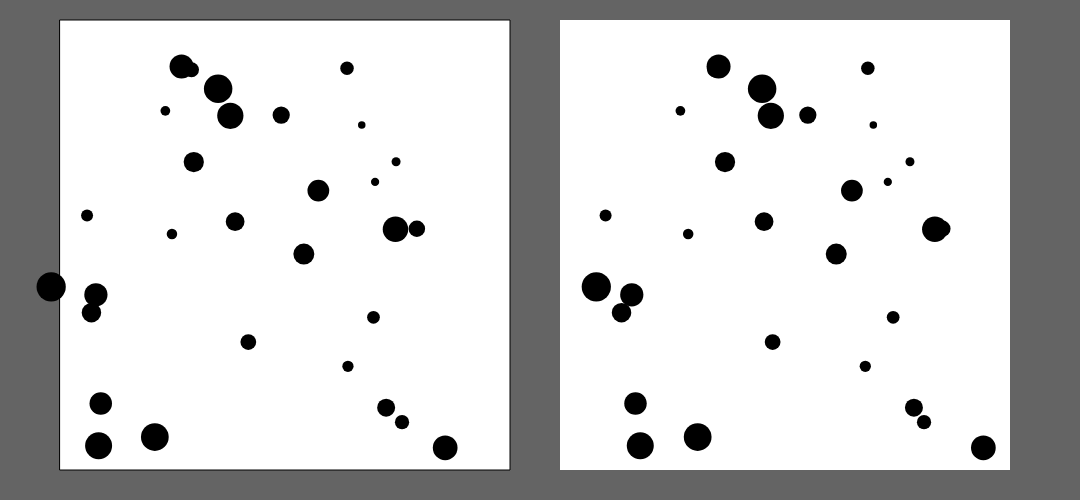
Frame 1 (no input)
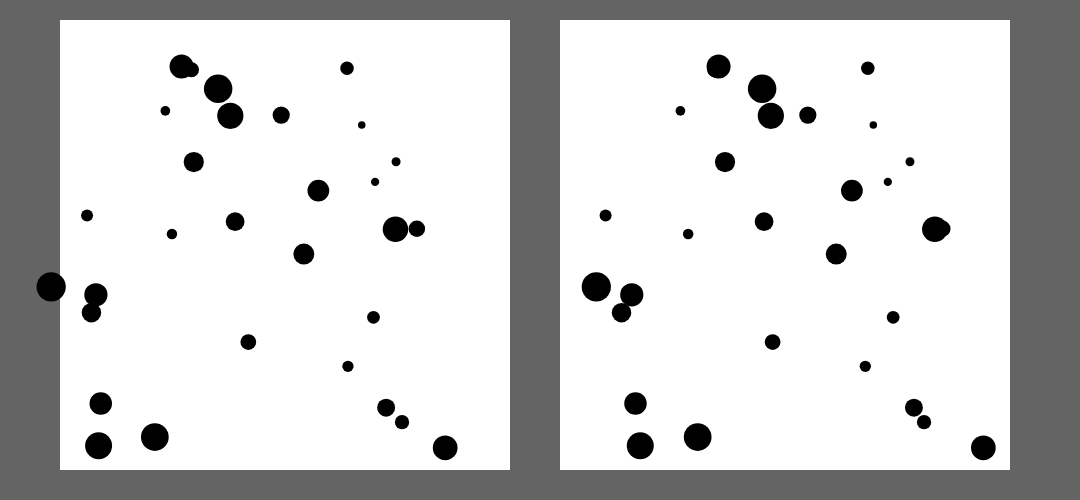
Frame 60 (no input)
Frame 120 (the mouse pressed at the canvas centre since frame 60): identical to frame 60, image omitted

The p5.js sketch that drew these frames (run headless with seeded random() and noise() and a simulated clock; from frame 60 on, the mouse is pressed at the canvas centre):

// p5.js sketch
// ── sketch.js
let frame;


function setup(){
	createCanvas(1080,500);
	frame = new img(450,450,0,20);

}

function draw(){
	background(100);
	frame.display(60);
	frame.display(560);
}


function img(W,H,X,Y){
	this.ball = [];
	this.x = X;
	this.y = Y;
	this.w = W;
	this.h = H;

	for(i=0;i<30;i++){
		this.ball.push(new Ball(random(X+20,X+W-20),random(Y+20,Y+H-20),map(i,0,30,0.25,1)));
	}

	this.display = function(X){
		fill(255);
		rect(X,this.y,this.w,this.h);
		fill(0);
		noStroke();
		for(i=0;i<30;i++){
			this.ball[i].display(X);
		}
	}

	function Ball(X,Y,D){
		this.depth = D;
		this.x = X;
		this.y = Y;
		this.s = 30*this.depth;
		
		this.display = function(x){
			this.off = map(x,0,width,-50,50)*this.depth; 
			ellipse(this.x+x+this.off,this.y,this.s);
		}
	}
}
